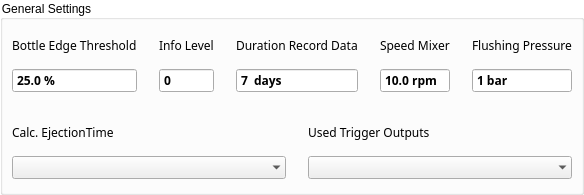
    <widget class="QGroupBox" name="groupBoxGeneralSettings">
     <property name="styleSheet">
      <string notr="true">QGroupBox{
    background-color: transparent;
}</string>
     </property>
     <property name="title">
      <string>General Settings</string>
     </property>
     <layout class="QGridLayout" name="gridLayout_4">
      <property name="leftMargin">
       <number>0</number>
      </property>
      <property name="topMargin">
       <number>0</number>
      </property>
      <property name="rightMargin">
       <number>0</number>
      </property>
      <property name="bottomMargin">
       <number>4</number>
      </property>
      <property name="spacing">
       <number>4</number>
      </property>
      <item row="0" column="0">
       <widget class="ContentBoardItem" name="widgetDashBoardAcceptanceThreshold" native="true">
        <property name="sizePolicy">
         <sizepolicy hsizetype="Expanding" vsizetype="Fixed">
          <horstretch>0</horstretch>
          <verstretch>0</verstretch>
         </sizepolicy>
        </property>
        <property name="minimumSize">
         <size>
          <width>0</width>
          <height>82</height>
         </size>
        </property>
        <property name="maximumSize">
         <size>
          <width>16777215</width>
          <height>82</height>
         </size>
        </property>
        <property name="styleSheet">
         <string notr="true">/*QFrame{
     background:rgb(249,247,248);
     min-height: 80px;
     max-height: 80px;
}

QLabel{
  background:rgb(249,247,248);
  color: rgb(39,51,66);
  font-size: 16px;
  font-family: Siemens Sans;
  min-height: 20px;
  max-height: 20px;
}

QDoubleSpinBox{
background:rgb(255,255,255);
  color: rgb(39,51,66);
  font-size: 16px;
  font-weight: bold;
  font-family: Siemens Sans;
  min-height: 32px;
  max-height: 32px;
}
*/

QDoubleSpinBox::focus{
 border: 2px solid rgb(0,95,135);
}

</string>
        </property>
        <layout class="QGridLayout" name="gridLayout_15">
         <property name="leftMargin">
          <number>9</number>
         </property>
         <property name="topMargin">
          <number>9</number>
         </property>
         <property name="rightMargin">
          <number>9</number>
         </property>
         <property name="bottomMargin">
          <number>9</number>
         </property>
         <property name="spacing">
          <number>6</number>
         </property>
         <item row="1" column="0">
          <widget class="QLabel" name="labelContentBoardAcceptanceThreshold">
           <property name="font">
            <font>
             <family>Siemens Sans</family>
            </font>
           </property>
           <property name="text">
            <string>Bottle Edge Threshold</string>
           </property>
          </widget>
         </item>
         <item row="2" column="0">
          <widget class="QDoubleSpinBox" name="doubleSpinBoxAcceptanceThreshold">
           <property name="sizePolicy">
            <sizepolicy hsizetype="Minimum" vsizetype="Fixed">
             <horstretch>0</horstretch>
             <verstretch>0</verstretch>
            </sizepolicy>
           </property>
           <property name="minimumSize">
            <size>
             <width>0</width>
             <height>0</height>
            </size>
           </property>
           <property name="font">
            <font>
             <family>Siemens Sans</family>
             <weight>75</weight>
             <bold>true</bold>
            </font>
           </property>
           <property name="styleSheet">
            <string notr="true"/>
           </property>
           <property name="wrapping">
            <bool>false</bool>
           </property>
           <property name="buttonSymbols">
            <enum>QAbstractSpinBox::NoButtons</enum>
           </property>
           <property name="suffix">
            <string> %</string>
           </property>
           <property name="decimals">
            <number>1</number>
           </property>
           <property name="minimum">
            <double>10.000000000000000</double>
           </property>
           <property name="maximum">
            <double>100.000000000000000</double>
           </property>
           <property name="singleStep">
            <double>0.100000000000000</double>
           </property>
           <property name="value">
            <double>25.000000000000000</double>
           </property>
          </widget>
         </item>
        </layout>
       </widget>
      </item>
      <item row="0" column="1">
       <widget class="ContentBoardItem" name="widgetDashBoardInfoLevel" native="true">
        <property name="sizePolicy">
         <sizepolicy hsizetype="Expanding" vsizetype="Fixed">
          <horstretch>0</horstretch>
          <verstretch>0</verstretch>
         </sizepolicy>
        </property>
        <property name="minimumSize">
         <size>
          <width>0</width>
          <height>82</height>
         </size>
        </property>
        <property name="maximumSize">
         <size>
          <width>16777215</width>
          <height>82</height>
         </size>
        </property>
        <property name="styleSheet">
         <string notr="true">/*QFrame{
     background:rgb(249,247,248);
     min-height: 80px;
     max-height: 80px;
}

QLabel{
  background:rgb(249,247,248);
  color: rgb(39,51,66);
  font-size: 16px;
  font-family: Siemens Sans;
  min-height: 20px;
  max-height: 20px;
}

QDoubleSpinBox{
background:rgb(255,255,255);
  color: rgb(39,51,66);
  font-size: 16px;
  font-weight: bold;
  font-family: Siemens Sans;
  min-height: 32px;
  max-height: 32px;
}
*/

QDoubleSpinBox::focus{
 border: 2px solid rgb(0,95,135);
}

</string>
        </property>
        <layout class="QGridLayout" name="gridLayout_22">
         <property name="leftMargin">
          <number>9</number>
         </property>
         <property name="topMargin">
          <number>9</number>
         </property>
         <property name="rightMargin">
          <number>9</number>
         </property>
         <property name="bottomMargin">
          <number>9</number>
         </property>
         <property name="spacing">
          <number>6</number>
         </property>
         <item row="1" column="0">
          <widget class="QLabel" name="labelContentBoardInfoLevel">
           <property name="font">
            <font>
             <family>Siemens Sans</family>
            </font>
           </property>
           <property name="text">
            <string>Info Level</string>
           </property>
          </widget>
         </item>
         <item row="2" column="0">
          <widget class="QDoubleSpinBox" name="doubleSpinBoxInfoLevel">
           <property name="sizePolicy">
            <sizepolicy hsizetype="Minimum" vsizetype="Fixed">
             <horstretch>0</horstretch>
             <verstretch>0</verstretch>
            </sizepolicy>
           </property>
           <property name="minimumSize">
            <size>
             <width>0</width>
             <height>0</height>
            </size>
           </property>
           <property name="font">
            <font>
             <family>Siemens Sans</family>
             <weight>75</weight>
             <bold>true</bold>
            </font>
           </property>
           <property name="styleSheet">
            <string notr="true"/>
           </property>
           <property name="wrapping">
            <bool>false</bool>
           </property>
           <property name="buttonSymbols">
            <enum>QAbstractSpinBox::NoButtons</enum>
           </property>
           <property name="suffix">
            <string/>
           </property>
           <property name="decimals">
            <number>0</number>
           </property>
           <property name="minimum">
            <double>0.000000000000000</double>
           </property>
           <property name="maximum">
            <double>100.000000000000000</double>
           </property>
           <property name="singleStep">
            <double>1.000000000000000</double>
           </property>
           <property name="value">
            <double>0.000000000000000</double>
           </property>
          </widget>
         </item>
        </layout>
       </widget>
      </item>
      <item row="0" column="2" colspan="2">
       <widget class="ContentBoardItem" name="widgetDashBoardMaxNumberFilesTrendGraph" native="true">
        <property name="sizePolicy">
         <sizepolicy hsizetype="Expanding" vsizetype="Fixed">
          <horstretch>0</horstretch>
          <verstretch>0</verstretch>
         </sizepolicy>
        </property>
        <property name="minimumSize">
         <size>
          <width>0</width>
          <height>82</height>
         </size>
        </property>
        <property name="maximumSize">
         <size>
          <width>16777215</width>
          <height>82</height>
         </size>
        </property>
        <property name="styleSheet">
         <string notr="true">/*QFrame{
     background:rgb(249,247,248);
     min-height: 80px;
     max-height: 80px;
}

QLabel{
  background:rgb(249,247,248);
  color: rgb(39,51,66);
  font-size: 16px;
  font-family: Siemens Sans;
  min-height: 20px;
  max-height: 20px;
}

QDoubleSpinBox{
background:rgb(255,255,255);
  color: rgb(39,51,66);
  font-size: 16px;
  font-weight: bold;
  font-family: Siemens Sans;
  min-height: 32px;
  max-height: 32px;
}
*/

QDoubleSpinBox::focus{
 border: 2px solid rgb(0,95,135);
}

</string>
        </property>
        <layout class="QGridLayout" name="gridLayout_27">
         <property name="leftMargin">
          <number>9</number>
         </property>
         <property name="topMargin">
          <number>9</number>
         </property>
         <property name="rightMargin">
          <number>9</number>
         </property>
         <property name="bottomMargin">
          <number>9</number>
         </property>
         <property name="spacing">
          <number>6</number>
         </property>
         <item row="0" column="0">
          <widget class="QLabel" name="labelContentBoardMaxNumberFilesTrendGraph">
           <property name="font">
            <font>
             <family>Siemens Sans</family>
            </font>
           </property>
           <property name="text">
            <string>Duration Record Data</string>
           </property>
          </widget>
         </item>
         <item row="2" column="0">
          <widget class="QDoubleSpinBox" name="doubleSpinBoxMaxNumberFilesTrendGraph">
           <property name="sizePolicy">
            <sizepolicy hsizetype="Minimum" vsizetype="Fixed">
             <horstretch>0</horstretch>
             <verstretch>0</verstretch>
            </sizepolicy>
           </property>
           <property name="minimumSize">
            <size>
             <width>0</width>
             <height>0</height>
            </size>
           </property>
           <property name="font">
            <font>
             <family>Siemens Sans</family>
             <weight>75</weight>
             <bold>true</bold>
            </font>
           </property>
           <property name="styleSheet">
            <string notr="true"/>
           </property>
           <property name="wrapping">
            <bool>false</bool>
           </property>
           <property name="buttonSymbols">
            <enum>QAbstractSpinBox::NoButtons</enum>
           </property>
           <property name="suffix">
            <string>  days</string>
           </property>
           <property name="decimals">
            <number>0</number>
           </property>
           <property name="minimum">
            <double>1.000000000000000</double>
           </property>
           <property name="maximum">
            <double>10000.000000000000000</double>
           </property>
           <property name="singleStep">
            <double>1.000000000000000</double>
           </property>
           <property name="value">
            <double>7.000000000000000</double>
           </property>
          </widget>
         </item>
        </layout>
       </widget>
      </item>
      <item row="0" column="4">
       <widget class="ContentBoardItem" name="widgetDashBoardMixerSpeedRotationPerMinute" native="true">
        <property name="sizePolicy">
         <sizepolicy hsizetype="Expanding" vsizetype="Fixed">
          <horstretch>0</horstretch>
          <verstretch>0</verstretch>
         </sizepolicy>
        </property>
        <property name="minimumSize">
         <size>
          <width>0</width>
          <height>82</height>
         </size>
        </property>
        <property name="maximumSize">
         <size>
          <width>16777215</width>
          <height>82</height>
         </size>
        </property>
        <property name="styleSheet">
         <string notr="true">/*QFrame{
     background:rgb(249,247,248);
     min-height: 80px;
     max-height: 80px;
}

QLabel{
  background:rgb(249,247,248);
  color: rgb(39,51,66);
  font-size: 16px;
  font-family: Siemens Sans;
  min-height: 20px;
  max-height: 20px;
}

QDoubleSpinBox{
background:rgb(255,255,255);
  color: rgb(39,51,66);
  font-size: 16px;
  font-weight: bold;
  font-family: Siemens Sans;
  min-height: 32px;
  max-height: 32px;
}
*/

QDoubleSpinBox::focus{
 border: 2px solid rgb(0,95,135);
}

</string>
        </property>
        <layout class="QGridLayout" name="gridLayout_28">
         <property name="leftMargin">
          <number>9</number>
         </property>
         <property name="topMargin">
          <number>9</number>
         </property>
         <property name="rightMargin">
          <number>9</number>
         </property>
         <property name="bottomMargin">
          <number>9</number>
         </property>
         <property name="spacing">
          <number>6</number>
         </property>
         <item row="2" column="0">
          <widget class="QDoubleSpinBox" name="doubleSpinBoxMixerSpeedRotationPerMinute">
           <property name="sizePolicy">
            <sizepolicy hsizetype="Minimum" vsizetype="Fixed">
             <horstretch>0</horstretch>
             <verstretch>0</verstretch>
            </sizepolicy>
           </property>
           <property name="minimumSize">
            <size>
             <width>0</width>
             <height>0</height>
            </size>
           </property>
           <property name="font">
            <font>
             <family>Siemens Sans</family>
             <weight>75</weight>
             <bold>true</bold>
            </font>
           </property>
           <property name="styleSheet">
            <string notr="true"/>
           </property>
           <property name="wrapping">
            <bool>false</bool>
           </property>
           <property name="buttonSymbols">
            <enum>QAbstractSpinBox::NoButtons</enum>
           </property>
           <property name="suffix">
            <string> rpm</string>
           </property>
           <property name="decimals">
            <number>1</number>
           </property>
           <property name="minimum">
            <double>0.000000000000000</double>
           </property>
           <property name="maximum">
            <double>150.000000000000000</double>
           </property>
           <property name="singleStep">
            <double>0.500000000000000</double>
           </property>
           <property name="value">
            <double>10.000000000000000</double>
           </property>
          </widget>
         </item>
         <item row="0" column="0">
          <widget class="QLabel" name="labelContentBoardMixerSpeedRotationPerMinute">
           <property name="font">
            <font>
             <family>Siemens Sans</family>
            </font>
           </property>
           <property name="text">
            <string>Speed Mixer</string>
           </property>
          </widget>
         </item>
        </layout>
       </widget>
      </item>
      <item row="0" column="5">
       <widget class="ContentBoardItem" name="widgetDashBoardPressureIncreaseWhenFlushing" native="true">
        <property name="sizePolicy">
         <sizepolicy hsizetype="Expanding" vsizetype="Fixed">
          <horstretch>0</horstretch>
          <verstretch>0</verstretch>
         </sizepolicy>
        </property>
        <property name="minimumSize">
         <size>
          <width>0</width>
          <height>82</height>
         </size>
        </property>
        <property name="maximumSize">
         <size>
          <width>16777215</width>
          <height>82</height>
         </size>
        </property>
        <property name="styleSheet">
         <string notr="true">/*QFrame{
     background:rgb(249,247,248);
     min-height: 80px;
     max-height: 80px;
}

QLabel{
  background:rgb(249,247,248);
  color: rgb(39,51,66);
  font-size: 16px;
  font-family: Siemens Sans;
  min-height: 20px;
  max-height: 20px;
}

QDoubleSpinBox{
  background:rgb(255,255,255);
  color: rgb(39,51,66);
  font-size: 16px;
  font-weight: bold;
  font-family: Siemens Sans;
  min-height: 32px;
  max-height: 32px;
}
*/
QDoubleSpinBox::focus{
 border: 2px solid rgb(0,95,135);
}


</string>
        </property>
        <layout class="QGridLayout" name="gridLayout_50">
         <property name="leftMargin">
          <number>9</number>
         </property>
         <property name="rightMargin">
          <number>9</number>
         </property>
         <item row="0" column="0">
          <widget class="QLabel" name="labelPressureIncreaseWhenFlushing">
           <property name="font">
            <font>
             <family>Siemens Sans</family>
            </font>
           </property>
           <property name="text">
            <string>Flushing Pressure</string>
           </property>
          </widget>
         </item>
         <item row="2" column="0">
          <widget class="QDoubleSpinBox" name="doubleSpinBoxPressureIncreaseWhenFlushing">
           <property name="font">
            <font>
             <family>Siemens Sans</family>
             <weight>75</weight>
             <bold>true</bold>
            </font>
           </property>
           <property name="styleSheet">
            <string notr="true"/>
           </property>
           <property name="wrapping">
            <bool>false</bool>
           </property>
           <property name="buttonSymbols">
            <enum>QAbstractSpinBox::NoButtons</enum>
           </property>
           <property name="suffix">
            <string> bar</string>
           </property>
           <property name="decimals">
            <number>0</number>
           </property>
           <property name="minimum">
            <double>0.000000000000000</double>
           </property>
           <property name="maximum">
            <double>6.000000000000000</double>
           </property>
           <property name="singleStep">
            <double>1.000000000000000</double>
           </property>
           <property name="value">
            <double>1.000000000000000</double>
           </property>
          </widget>
         </item>
        </layout>
       </widget>
      </item>
      <item row="1" column="0" colspan="3">
       <widget class="ContentBoardItem" name="ContenBoardUseSpeedFromISCalcEjectionTime" native="true">
        <property name="sizePolicy">
         <sizepolicy hsizetype="Expanding" vsizetype="Fixed">
          <horstretch>0</horstretch>
          <verstretch>0</verstretch>
         </sizepolicy>
        </property>
        <property name="minimumSize">
         <size>
          <width>0</width>
          <height>82</height>
         </size>
        </property>
        <property name="maximumSize">
         <size>
          <width>16777215</width>
          <height>82</height>
         </size>
        </property>
        <property name="styleSheet">
         <string notr="true">/*QFrame{
     background:rgb(249,247,248);
     min-height: 80px;
     max-height: 80px;
}

QLabel{
  background:rgb(249,247,248);
  color: rgb(39,51,66);
  font-size: 16px;
  font-family: Siemens Sans;
  min-height: 20px;
  max-height: 20px;
}

QComboBox
{
    background:rgb(255,255,255);
    color:rgb(39,51,66);
    font-size: 16px;
    font-weight: bold;
    font-family: Siemens Sans;
    border: 1px solid rgb(39,51,66); 
    min-height: 32px;
    max-height: 32px;
}


QComboBox QAbstractItemView
{
     selection-background-color: rgb(196,199,204);
     padding: 0px 0px 0px 0px;
}


QComboBox::drop-down
{
     width: 0px;
     color: white;
     border-left-width: 0px;
     margin: 0px;
 }
*/



</string>
        </property>
        <layout class="QGridLayout" name="gridLayout_42">
         <item row="0" column="0">
          <widget class="QLabel" name="labelContentBoardUseSpeedFromISCalcEjectionTime">
           <property name="font">
            <font>
             <family>Siemens Sans</family>
            </font>
           </property>
           <property name="text">
            <string>Calc. EjectionTime</string>
           </property>
          </widget>
         </item>
         <item row="1" column="0">
          <widget class="QComboBox" name="comboBoxUseSpeedFromISCalcEjectionTime">
           <property name="sizePolicy">
            <sizepolicy hsizetype="Minimum" vsizetype="Fixed">
             <horstretch>0</horstretch>
             <verstretch>0</verstretch>
            </sizepolicy>
           </property>
           <property name="minimumSize">
            <size>
             <width>0</width>
             <height>0</height>
            </size>
           </property>
           <property name="maximumSize">
            <size>
             <width>16777215</width>
             <height>16777215</height>
            </size>
           </property>
           <property name="font">
            <font>
             <family>Siemens Sans</family>
             <weight>75</weight>
             <bold>true</bold>
            </font>
           </property>
           <property name="styleSheet">
            <string notr="true"/>
           </property>
           <property name="currentIndex">
            <number>-1</number>
           </property>
           <property name="sizeAdjustPolicy">
            <enum>QComboBox::AdjustToContents</enum>
           </property>
           <property name="minimumContentsLength">
            <number>0</number>
           </property>
           <property name="iconSize">
            <size>
             <width>16</width>
             <height>16</height>
            </size>
           </property>
           <property name="frame">
            <bool>false</bool>
           </property>
           <property name="modelColumn">
            <number>0</number>
           </property>
          </widget>
         </item>
        </layout>
       </widget>
      </item>
      <item row="1" column="3" colspan="3">
       <widget class="ContentBoardItem" name="ContenBoardUsedTriggerOutputs" native="true">
        <property name="sizePolicy">
         <sizepolicy hsizetype="Expanding" vsizetype="Fixed">
          <horstretch>0</horstretch>
          <verstretch>0</verstretch>
         </sizepolicy>
        </property>
        <property name="minimumSize">
         <size>
          <width>0</width>
          <height>82</height>
         </size>
        </property>
        <property name="maximumSize">
         <size>
          <width>16777215</width>
          <height>82</height>
         </size>
        </property>
        <property name="styleSheet">
         <string notr="true">/*QFrame{
     background:rgb(249,247,248);
     min-height: 80px;
     max-height: 80px;
}

QLabel{
  background:rgb(249,247,248);
  color: rgb(39,51,66);
  font-size: 16px;
  font-family: Siemens Sans;
  min-height: 20px;
  max-height: 20px;
}

QComboBox
{
    background:rgb(255,255,255);
    color:rgb(39,51,66);
    font-size: 16px;
    font-weight: bold;
    font-family: Siemens Sans;
    border: 1px solid rgb(39,51,66); 
    min-height: 32px;
    max-height: 32px;
}


QComboBox QAbstractItemView
{
     selection-background-color: rgb(196,199,204);
     padding: 0px 0px 0px 0px;
}


QComboBox::drop-down
{
     width: 0px;
     color: white;
     border-left-width: 0px;
     margin: 0px;
 }
*/



</string>
        </property>
        <layout class="QGridLayout" name="gridLayout_9">
         <item row="0" column="0">
          <widget class="QLabel" name="labelContentBoardUsedTriggerOutputs">
           <property name="font">
            <font>
             <family>Siemens Sans</family>
            </font>
           </property>
           <property name="text">
            <string>Used Trigger Outputs</string>
           </property>
          </widget>
         </item>
         <item row="1" column="0">
          <widget class="QComboBox" name="comboBoxUsedTriggerOutputs">
           <property name="sizePolicy">
            <sizepolicy hsizetype="Minimum" vsizetype="Fixed">
             <horstretch>0</horstretch>
             <verstretch>0</verstretch>
            </sizepolicy>
           </property>
           <property name="minimumSize">
            <size>
             <width>0</width>
             <height>0</height>
            </size>
           </property>
           <property name="maximumSize">
            <size>
             <width>16777215</width>
             <height>16777215</height>
            </size>
           </property>
           <property name="font">
            <font>
             <family>Siemens Sans</family>
             <weight>75</weight>
             <bold>true</bold>
            </font>
           </property>
           <property name="styleSheet">
            <string notr="true"/>
           </property>
           <property name="currentIndex">
            <number>-1</number>
           </property>
           <property name="sizeAdjustPolicy">
            <enum>QComboBox::AdjustToContents</enum>
           </property>
           <property name="minimumContentsLength">
            <number>0</number>
           </property>
           <property name="iconSize">
            <size>
             <width>16</width>
             <height>16</height>
            </size>
           </property>
           <property name="frame">
            <bool>false</bool>
           </property>
           <property name="modelColumn">
            <number>0</number>
           </property>
          </widget>
         </item>
        </layout>
       </widget>
      </item>
     </layout>
    </widget>
